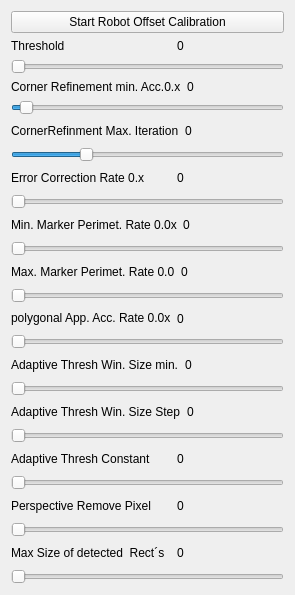
                    <widget class="QWidget" name="scrollAreaWidgetContents">
                     <property name="geometry">
                      <rect>
                       <x>0</x>
                       <y>0</y>
                       <width>295</width>
                       <height>595</height>
                      </rect>
                     </property>
                     <layout class="QVBoxLayout" name="verticalLayout_8">
                      <item>
                       <layout class="QVBoxLayout" name="verticalLayout_2">
                        <property name="sizeConstraint">
                         <enum>QLayout::SetDefaultConstraint</enum>
                        </property>
                        <item>
                         <widget class="QPushButton" name="pushButtonCalibrateOffset">
                          <property name="sizePolicy">
                           <sizepolicy hsizetype="Expanding" vsizetype="Minimum">
                            <horstretch>0</horstretch>
                            <verstretch>0</verstretch>
                           </sizepolicy>
                          </property>
                          <property name="text">
                           <string>Start Robot Offset Calibration</string>
                          </property>
                         </widget>
                        </item>
                        <item>
                         <layout class="QHBoxLayout" name="horizontalLayout_30">
                          <item>
                           <widget class="QLabel" name="labelBigNone_5">
                            <property name="sizePolicy">
                             <sizepolicy hsizetype="Fixed" vsizetype="Fixed">
                              <horstretch>0</horstretch>
                              <verstretch>0</verstretch>
                             </sizepolicy>
                            </property>
                            <property name="minimumSize">
                             <size>
                              <width>160</width>
                              <height>0</height>
                             </size>
                            </property>
                            <property name="text">
                             <string>Threshold </string>
                            </property>
                           </widget>
                          </item>
                          <item>
                           <widget class="QLabel" name="value_threshold">
                            <property name="sizePolicy">
                             <sizepolicy hsizetype="Preferred" vsizetype="Fixed">
                              <horstretch>0</horstretch>
                              <verstretch>0</verstretch>
                             </sizepolicy>
                            </property>
                            <property name="toolTip">
                             <string>millimeters</string>
                            </property>
                            <property name="text">
                             <string>0</string>
                            </property>
                           </widget>
                          </item>
                         </layout>
                        </item>
                        <item>
                         <widget class="QSlider" name="slider_threshold">
                          <property name="sizePolicy">
                           <sizepolicy hsizetype="Expanding" vsizetype="Fixed">
                            <horstretch>0</horstretch>
                            <verstretch>0</verstretch>
                           </sizepolicy>
                          </property>
                          <property name="minimum">
                           <number>5</number>
                          </property>
                          <property name="maximum">
                           <number>255</number>
                          </property>
                          <property name="orientation">
                           <enum>Qt::Horizontal</enum>
                          </property>
                         </widget>
                        </item>
                        <item>
                         <layout class="QHBoxLayout" name="horizontalLayout">
                          <item>
                           <widget class="QLabel" name="labelBigNone_6">
                            <property name="sizePolicy">
                             <sizepolicy hsizetype="Fixed" vsizetype="Fixed">
                              <horstretch>0</horstretch>
                              <verstretch>0</verstretch>
                             </sizepolicy>
                            </property>
                            <property name="minimumSize">
                             <size>
                              <width>160</width>
                              <height>0</height>
                             </size>
                            </property>
                            <property name="text">
                             <string>Corner Refinement min. Acc.0.x</string>
                            </property>
                           </widget>
                          </item>
                          <item>
                           <widget class="QLabel" name="value_cornerRefinementMinAccuracy">
                            <property name="sizePolicy">
                             <sizepolicy hsizetype="Preferred" vsizetype="Fixed">
                              <horstretch>0</horstretch>
                              <verstretch>0</verstretch>
                             </sizepolicy>
                            </property>
                            <property name="toolTip">
                             <string>millimeters</string>
                            </property>
                            <property name="text">
                             <string>0</string>
                            </property>
                           </widget>
                          </item>
                         </layout>
                        </item>
                        <item>
                         <widget class="QSlider" name="slider_cornerRefinementMinAccuracy">
                          <property name="sizePolicy">
                           <sizepolicy hsizetype="Expanding" vsizetype="Fixed">
                            <horstretch>0</horstretch>
                            <verstretch>0</verstretch>
                           </sizepolicy>
                          </property>
                          <property name="minimumSize">
                           <size>
                            <width>0</width>
                            <height>0</height>
                           </size>
                          </property>
                          <property name="toolTip">
                           <string>maximum radius for largest circles</string>
                          </property>
                          <property name="minimum">
                           <number>10</number>
                          </property>
                          <property name="maximum">
                           <number>1000</number>
                          </property>
                          <property name="value">
                           <number>40</number>
                          </property>
                          <property name="orientation">
                           <enum>Qt::Horizontal</enum>
                          </property>
                         </widget>
                        </item>
                        <item>
                         <layout class="QHBoxLayout" name="horizontalLayout_31">
                          <item>
                           <widget class="QLabel" name="labelMaxMiddle_5">
                            <property name="sizePolicy">
                             <sizepolicy hsizetype="Fixed" vsizetype="Fixed">
                              <horstretch>0</horstretch>
                              <verstretch>0</verstretch>
                             </sizepolicy>
                            </property>
                            <property name="minimumSize">
                             <size>
                              <width>160</width>
                              <height>0</height>
                             </size>
                            </property>
                            <property name="text">
                             <string>CornerRefinment Max. Iteration</string>
                            </property>
                           </widget>
                          </item>
                          <item>
                           <widget class="QLabel" name="labelMaxMiddleValue_5">
                            <property name="text">
                             <string>0</string>
                            </property>
                           </widget>
                          </item>
                         </layout>
                        </item>
                        <item>
                         <widget class="QSlider" name="slider_cornerRefinementMaxIterations">
                          <property name="sizePolicy">
                           <sizepolicy hsizetype="Expanding" vsizetype="Fixed">
                            <horstretch>0</horstretch>
                            <verstretch>0</verstretch>
                           </sizepolicy>
                          </property>
                          <property name="minimumSize">
                           <size>
                            <width>0</width>
                            <height>0</height>
                           </size>
                          </property>
                          <property name="toolTip">
                           <string>a circle closer to another circle than this value is ignored</string>
                          </property>
                          <property name="minimum">
                           <number>1</number>
                          </property>
                          <property name="maximum">
                           <number>150</number>
                          </property>
                          <property name="singleStep">
                           <number>0</number>
                          </property>
                          <property name="value">
                           <number>40</number>
                          </property>
                          <property name="orientation">
                           <enum>Qt::Horizontal</enum>
                          </property>
                         </widget>
                        </item>
                        <item>
                         <layout class="QHBoxLayout" name="horizontalLayout_35">
                          <item>
                           <widget class="QLabel" name="labelMaxMiddle_9">
                            <property name="sizePolicy">
                             <sizepolicy hsizetype="Fixed" vsizetype="Fixed">
                              <horstretch>0</horstretch>
                              <verstretch>0</verstretch>
                             </sizepolicy>
                            </property>
                            <property name="minimumSize">
                             <size>
                              <width>160</width>
                              <height>0</height>
                             </size>
                            </property>
                            <property name="text">
                             <string>Error Correction Rate 0.x</string>
                            </property>
                           </widget>
                          </item>
                          <item>
                           <widget class="QLabel" name="value_errorCorrectionRate">
                            <property name="text">
                             <string>0</string>
                            </property>
                           </widget>
                          </item>
                         </layout>
                        </item>
                        <item>
                         <widget class="QSlider" name="slider_errorCorrectionRate">
                          <property name="sizePolicy">
                           <sizepolicy hsizetype="Expanding" vsizetype="Fixed">
                            <horstretch>0</horstretch>
                            <verstretch>0</verstretch>
                           </sizepolicy>
                          </property>
                          <property name="minimum">
                           <number>10</number>
                          </property>
                          <property name="maximum">
                           <number>1000</number>
                          </property>
                          <property name="orientation">
                           <enum>Qt::Horizontal</enum>
                          </property>
                         </widget>
                        </item>
                        <item>
                         <layout class="QHBoxLayout" name="horizontalLayout_34">
                          <item>
                           <widget class="QLabel" name="labelMaxMiddle_8">
                            <property name="sizePolicy">
                             <sizepolicy hsizetype="Fixed" vsizetype="Fixed">
                              <horstretch>0</horstretch>
                              <verstretch>0</verstretch>
                             </sizepolicy>
                            </property>
                            <property name="minimumSize">
                             <size>
                              <width>160</width>
                              <height>0</height>
                             </size>
                            </property>
                            <property name="text">
                             <string>Min. Marker Perimet. Rate 0.0x</string>
                            </property>
                           </widget>
                          </item>
                          <item>
                           <widget class="QLabel" name="value_minMarkerPerimeterRate">
                            <property name="text">
                             <string>0</string>
                            </property>
                           </widget>
                          </item>
                         </layout>
                        </item>
                        <item>
                         <widget class="QSlider" name="slider_minMarkerPerimeterRate">
                          <property name="sizePolicy">
                           <sizepolicy hsizetype="Expanding" vsizetype="Fixed">
                            <horstretch>0</horstretch>
                            <verstretch>0</verstretch>
                           </sizepolicy>
                          </property>
                          <property name="minimum">
                           <number>1</number>
                          </property>
                          <property name="orientation">
                           <enum>Qt::Horizontal</enum>
                          </property>
                         </widget>
                        </item>
                        <item>
                         <layout class="QHBoxLayout" name="horizontalLayout_40">
                          <item>
                           <widget class="QLabel" name="labelMaxMiddle_14">
                            <property name="sizePolicy">
                             <sizepolicy hsizetype="Fixed" vsizetype="Fixed">
                              <horstretch>0</horstretch>
                              <verstretch>0</verstretch>
                             </sizepolicy>
                            </property>
                            <property name="minimumSize">
                             <size>
                              <width>160</width>
                              <height>0</height>
                             </size>
                            </property>
                            <property name="text">
                             <string>Max. Marker Perimet. Rate 0.0</string>
                            </property>
                           </widget>
                          </item>
                          <item>
                           <widget class="QLabel" name="value_maxMarkerPerimeterRate">
                            <property name="text">
                             <string>0</string>
                            </property>
                           </widget>
                          </item>
                         </layout>
                        </item>
                        <item>
                         <widget class="QSlider" name="slider_maxMarkerPerimeterRate">
                          <property name="sizePolicy">
                           <sizepolicy hsizetype="Expanding" vsizetype="Fixed">
                            <horstretch>0</horstretch>
                            <verstretch>0</verstretch>
                           </sizepolicy>
                          </property>
                          <property name="minimum">
                           <number>100</number>
                          </property>
                          <property name="maximum">
                           <number>999</number>
                          </property>
                          <property name="orientation">
                           <enum>Qt::Horizontal</enum>
                          </property>
                         </widget>
                        </item>
                        <item>
                         <layout class="QHBoxLayout" name="horizontalLayout_36">
                          <item>
                           <widget class="QLabel" name="labelMaxMiddle_10">
                            <property name="sizePolicy">
                             <sizepolicy hsizetype="Fixed" vsizetype="Fixed">
                              <horstretch>0</horstretch>
                              <verstretch>0</verstretch>
                             </sizepolicy>
                            </property>
                            <property name="minimumSize">
                             <size>
                              <width>160</width>
                              <height>0</height>
                             </size>
                            </property>
                            <property name="text">
                             <string>polygonal App. Acc. Rate 0.0x</string>
                            </property>
                           </widget>
                          </item>
                          <item>
                           <widget class="QLabel" name="value_polygonalApproxAccuracyRate">
                            <property name="text">
                             <string>0</string>
                            </property>
                           </widget>
                          </item>
                         </layout>
                        </item>
                        <item>
                         <widget class="QSlider" name="slider_polygonalApproxAccuracyRate">
                          <property name="sizePolicy">
                           <sizepolicy hsizetype="Expanding" vsizetype="Fixed">
                            <horstretch>0</horstretch>
                            <verstretch>0</verstretch>
                           </sizepolicy>
                          </property>
                          <property name="minimum">
                           <number>1</number>
                          </property>
                          <property name="maximum">
                           <number>100</number>
                          </property>
                          <property name="orientation">
                           <enum>Qt::Horizontal</enum>
                          </property>
                         </widget>
                        </item>
                        <item>
                         <layout class="QHBoxLayout" name="horizontalLayout_8">
                          <item>
                           <widget class="QLabel" name="labelMaxMiddle_20">
                            <property name="sizePolicy">
                             <sizepolicy hsizetype="Fixed" vsizetype="Fixed">
                              <horstretch>0</horstretch>
                              <verstretch>0</verstretch>
                             </sizepolicy>
                            </property>
                            <property name="minimumSize">
                             <size>
                              <width>160</width>
                              <height>0</height>
                             </size>
                            </property>
                            <property name="text">
                             <string>Adaptive Thresh Win. Size min.</string>
                            </property>
                           </widget>
                          </item>
                          <item>
                           <widget class="QLabel" name="value_adaptiveThreshWinSizeStepMin">
                            <property name="text">
                             <string>0</string>
                            </property>
                           </widget>
                          </item>
                         </layout>
                        </item>
                        <item>
                         <widget class="QSlider" name="slider_adaptiveThreshWinSizeMin">
                          <property name="sizePolicy">
                           <sizepolicy hsizetype="Expanding" vsizetype="Fixed">
                            <horstretch>0</horstretch>
                            <verstretch>0</verstretch>
                           </sizepolicy>
                          </property>
                          <property name="minimum">
                           <number>4</number>
                          </property>
                          <property name="maximum">
                           <number>10</number>
                          </property>
                          <property name="orientation">
                           <enum>Qt::Horizontal</enum>
                          </property>
                         </widget>
                        </item>
                        <item>
                         <layout class="QHBoxLayout" name="horizontalLayout_37">
                          <item>
                           <widget class="QLabel" name="labelMaxMiddle_12">
                            <property name="sizePolicy">
                             <sizepolicy hsizetype="Fixed" vsizetype="Fixed">
                              <horstretch>0</horstretch>
                              <verstretch>0</verstretch>
                             </sizepolicy>
                            </property>
                            <property name="minimumSize">
                             <size>
                              <width>160</width>
                              <height>0</height>
                             </size>
                            </property>
                            <property name="text">
                             <string>Adaptive Thresh Win. Size Step</string>
                            </property>
                           </widget>
                          </item>
                          <item>
                           <widget class="QLabel" name="value_adaptiveThreshWinSizeStep">
                            <property name="text">
                             <string>0</string>
                            </property>
                           </widget>
                          </item>
                         </layout>
                        </item>
                        <item>
                         <widget class="QSlider" name="slider_adaptiveThreshWinSizeStep">
                          <property name="sizePolicy">
                           <sizepolicy hsizetype="Expanding" vsizetype="Fixed">
                            <horstretch>0</horstretch>
                            <verstretch>0</verstretch>
                           </sizepolicy>
                          </property>
                          <property name="minimum">
                           <number>1</number>
                          </property>
                          <property name="orientation">
                           <enum>Qt::Horizontal</enum>
                          </property>
                         </widget>
                        </item>
                        <item>
                         <layout class="QHBoxLayout" name="horizontalLayout_38">
                          <item>
                           <widget class="QLabel" name="labelMaxMiddle_13">
                            <property name="sizePolicy">
                             <sizepolicy hsizetype="Fixed" vsizetype="Fixed">
                              <horstretch>0</horstretch>
                              <verstretch>0</verstretch>
                             </sizepolicy>
                            </property>
                            <property name="minimumSize">
                             <size>
                              <width>160</width>
                              <height>0</height>
                             </size>
                            </property>
                            <property name="text">
                             <string>Adaptive Thresh Constant</string>
                            </property>
                           </widget>
                          </item>
                          <item>
                           <widget class="QLabel" name="value_adaptiveThreshConstant">
                            <property name="text">
                             <string>0</string>
                            </property>
                           </widget>
                          </item>
                         </layout>
                        </item>
                        <item>
                         <widget class="QSlider" name="slider_adaptiveThreshConstant">
                          <property name="sizePolicy">
                           <sizepolicy hsizetype="Expanding" vsizetype="Fixed">
                            <horstretch>0</horstretch>
                            <verstretch>0</verstretch>
                           </sizepolicy>
                          </property>
                          <property name="minimum">
                           <number>1</number>
                          </property>
                          <property name="orientation">
                           <enum>Qt::Horizontal</enum>
                          </property>
                         </widget>
                        </item>
                        <item>
                         <layout class="QHBoxLayout" name="horizontalLayout_41">
                          <item>
                           <widget class="QLabel" name="labelMaxMiddle_15">
                            <property name="sizePolicy">
                             <sizepolicy hsizetype="Fixed" vsizetype="Fixed">
                              <horstretch>0</horstretch>
                              <verstretch>0</verstretch>
                             </sizepolicy>
                            </property>
                            <property name="minimumSize">
                             <size>
                              <width>160</width>
                              <height>0</height>
                             </size>
                            </property>
                            <property name="text">
                             <string>Perspective Remove Pixel</string>
                            </property>
                           </widget>
                          </item>
                          <item>
                           <widget class="QLabel" name="value_perspectiveRemovePixelPerCell">
                            <property name="text">
                             <string>0</string>
                            </property>
                           </widget>
                          </item>
                         </layout>
                        </item>
                        <item>
                         <widget class="QSlider" name="slider_perspectiveRemovePixelPerCell">
                          <property name="sizePolicy">
                           <sizepolicy hsizetype="Expanding" vsizetype="Fixed">
                            <horstretch>0</horstretch>
                            <verstretch>0</verstretch>
                           </sizepolicy>
                          </property>
                          <property name="minimum">
                           <number>1</number>
                          </property>
                          <property name="orientation">
                           <enum>Qt::Horizontal</enum>
                          </property>
                         </widget>
                        </item>
                        <item>
                         <layout class="QHBoxLayout" name="horizontalLayout_42">
                          <item>
                           <widget class="QLabel" name="labelMaxMiddle_16">
                            <property name="sizePolicy">
                             <sizepolicy hsizetype="Fixed" vsizetype="Fixed">
                              <horstretch>0</horstretch>
                              <verstretch>0</verstretch>
                             </sizepolicy>
                            </property>
                            <property name="minimumSize">
                             <size>
                              <width>160</width>
                              <height>0</height>
                             </size>
                            </property>
                            <property name="text">
                             <string>Max Size of detected  Rect´s</string>
                            </property>
                           </widget>
                          </item>
                          <item>
                           <widget class="QLabel" name="value_MinSizeofRects">
                            <property name="text">
                             <string>0</string>
                            </property>
                           </widget>
                          </item>
                         </layout>
                        </item>
                        <item>
                         <widget class="QSlider" name="slider_MinSizeofRects">
                          <property name="sizePolicy">
                           <sizepolicy hsizetype="Expanding" vsizetype="Fixed">
                            <horstretch>0</horstretch>
                            <verstretch>0</verstretch>
                           </sizepolicy>
                          </property>
                          <property name="minimum">
                           <number>4001</number>
                          </property>
                          <property name="maximum">
                           <number>10000</number>
                          </property>
                          <property name="orientation">
                           <enum>Qt::Horizontal</enum>
                          </property>
                         </widget>
                        </item>
                       </layout>
                      </item>
                     </layout>
                    </widget>
